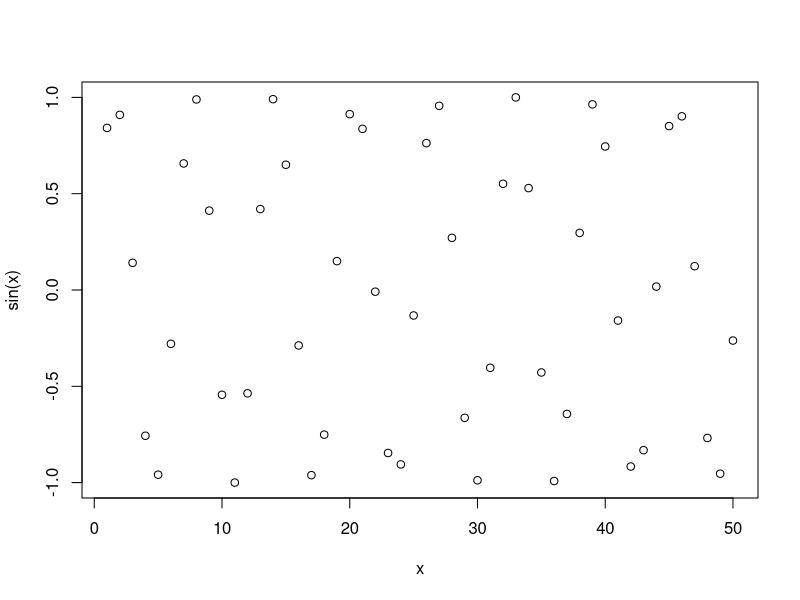
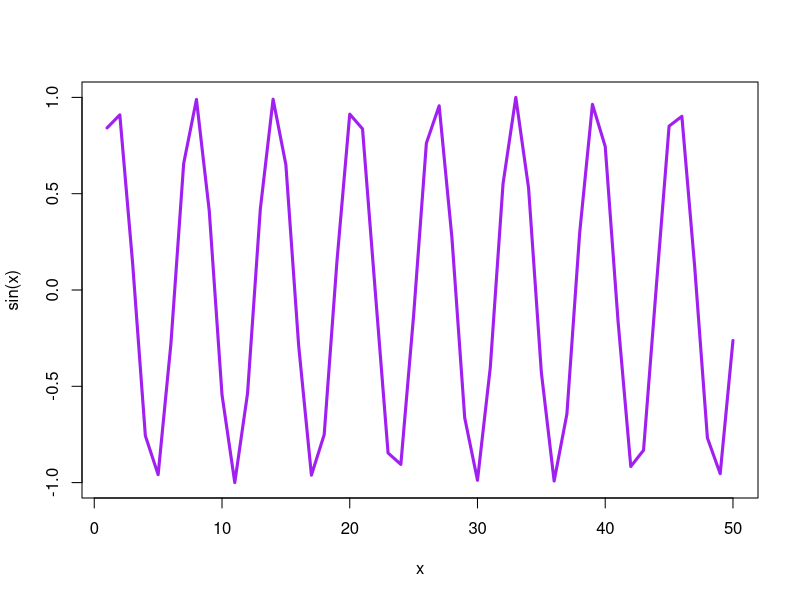

Here is the R script that generated these plots, in order:
#' ---
#' title: "Class 4: Intro to R"
#' author: "Emily Ignatoff (A16732102)"
#' ---

x <- 1:50
plot(x, sin(x))

#Make this nicer
plot(x, sin(x), col="purple",type="l",lwd=3)

